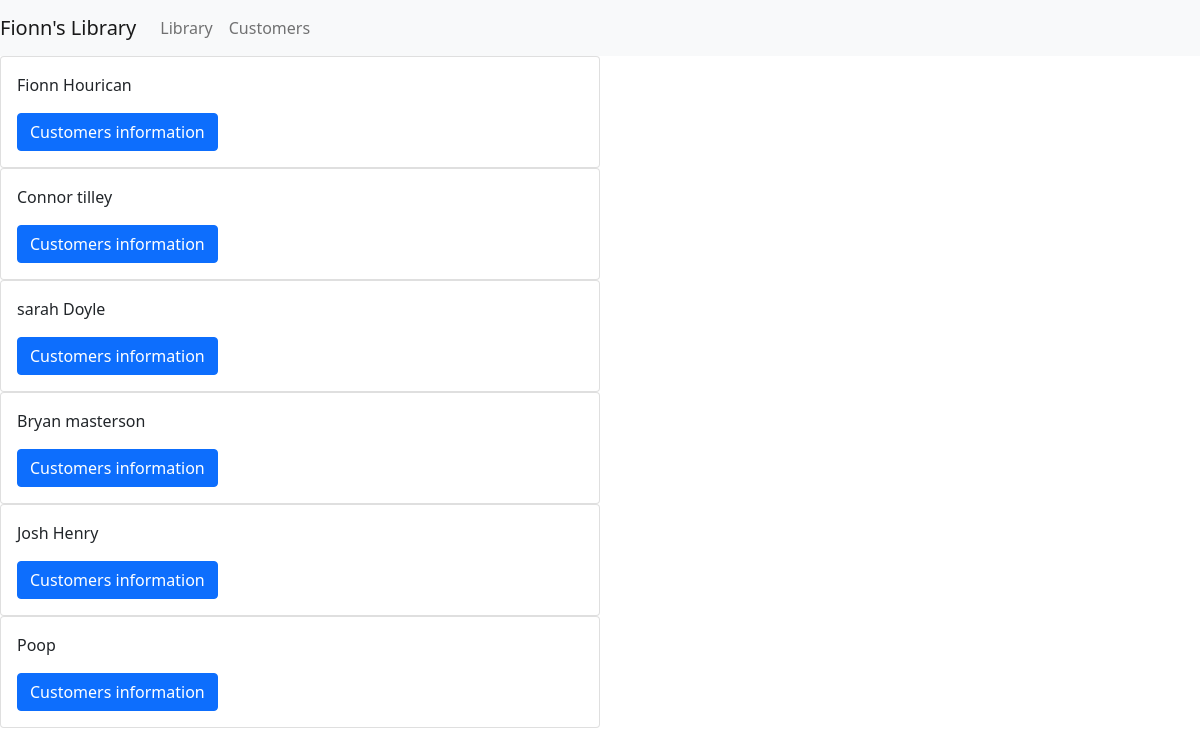
Page /customers on the committed database.
### Library/models.py (models this page shows)
class Customer(models.Model):
    id = models.AutoField(primary_key=True)
    name = models.CharField(max_length=40) # charfields have to have a max length

### Library/views.py (the view)
# urls.py: path('customers', views.view_all_customers, name='all_customers'),
def view_all_customers(request):
    all_customers = Customer.objects.all() # obtain a list of all books
    return render(request, 'all_customers.html', {'customers':all_customers}) # pass this list to a webpage

### Library/templates/all_customers.html (shortened to what this page needs)
{% extends 'base.html' %}
{% block content %}
  {% for c in customers %}
    <div class="card w-50">
      <div class="card-body">
        <p class="card-text">{{c.name }}</p>
        <a href="customers/{{ c.id }}" class="btn btn-primary">Customers information</a>
      </div>
    </div>
  {% endfor %}
{% endblock %}

### rows in the picture
Customer: name "Fionn Hourican"
Customer: name "Connor tilley"
Customer: name "sarah Doyle"
Customer: name "Bryan masterson"
Customer: name "Josh Henry"
Customer: name "Poop"
